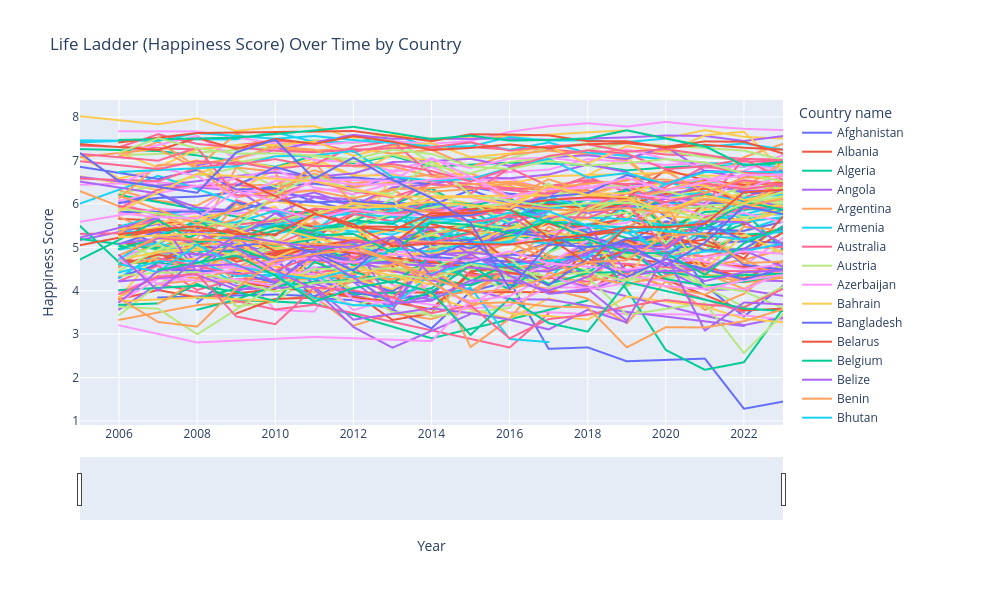

The code cell stored with this chart in its notebook:
### Markdown cell above
These next few graphs will examine these factors across regions.

### Code cell
import pandas as pd
import plotly.express as px

# Load the dataset
file_path = "DataForTable2.1.csv"
df = pd.read_csv(file_path)

# Clean year column (if it's not already int)
df["year"] = pd.to_numeric(df["year"], errors="coerce")

# Drop rows with missing Life Ladder values
df_filtered = df.dropna(subset=["Life Ladder", "year", "Country name"])

# Create interactive line plot
fig = px.line(
    df_filtered,
    x="year",
    y="Life Ladder",
    color="Country name",
    title="Life Ladder (Happiness Score) Over Time by Country",
    labels={"year": "Year", "Life Ladder": "Happiness Score"},
)

# Add slider and selectors
fig.update_layout(
    xaxis=dict(
        rangeselector=dict(
            buttons=list([
                dict(count=5, label="Last 5 Years", step="year", stepmode="backward"),
                dict(count=10, label="Last 10 Years", step="year", stepmode="backward"),
                dict(step="all")
            ])
        ),
        rangeslider=dict(visible=True),
        type="linear"
    ),
    height=600,
    width=1000
)

fig.show()
